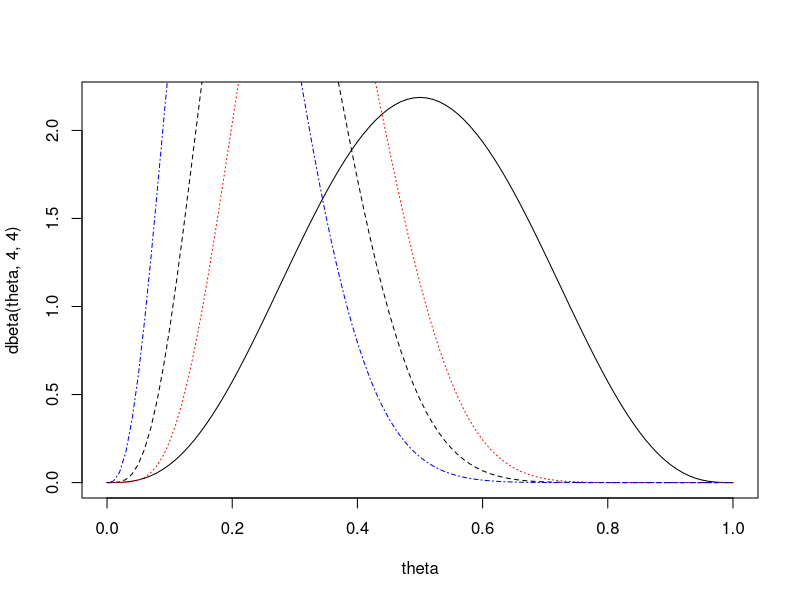
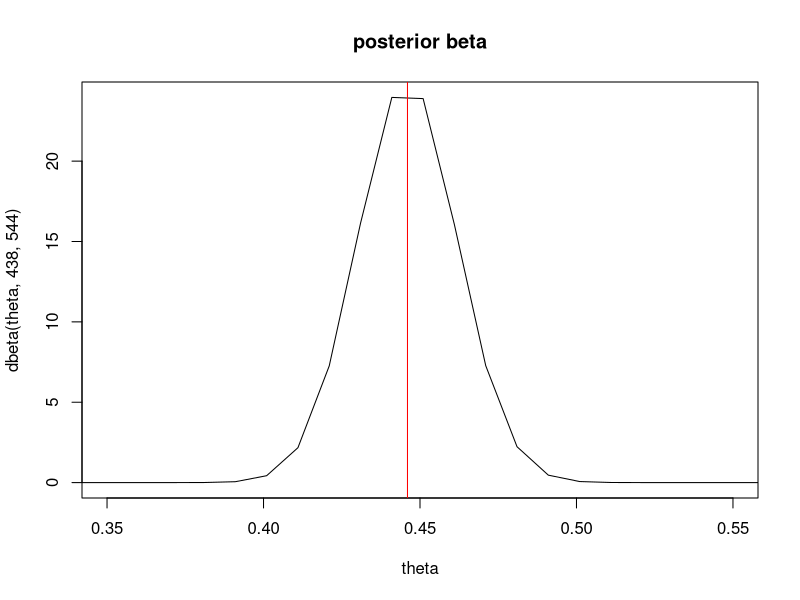
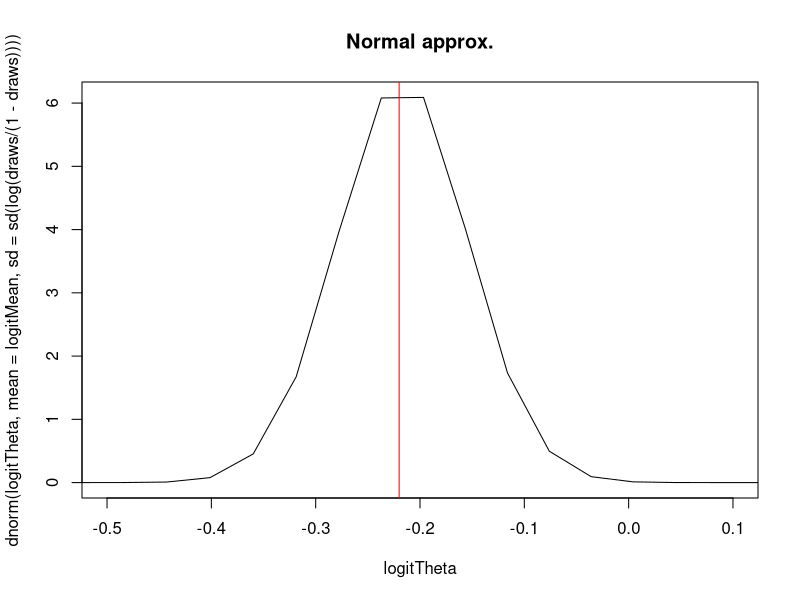
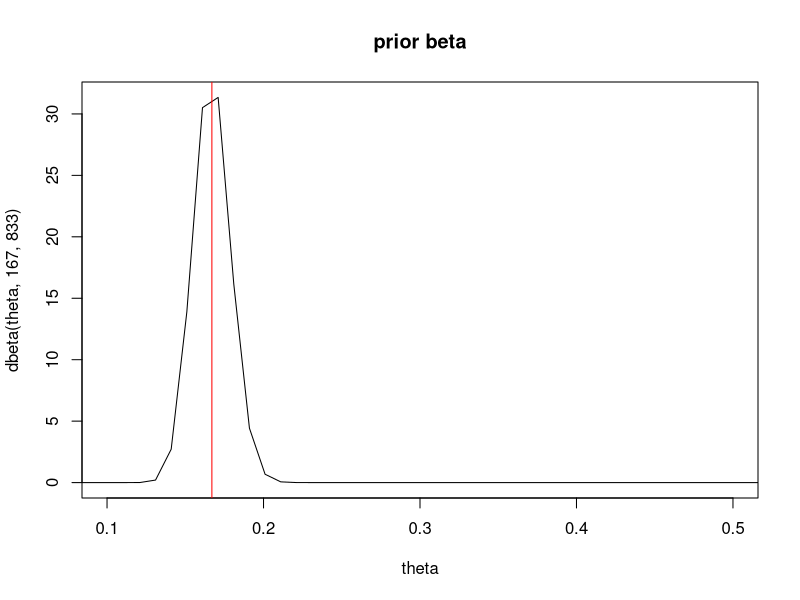
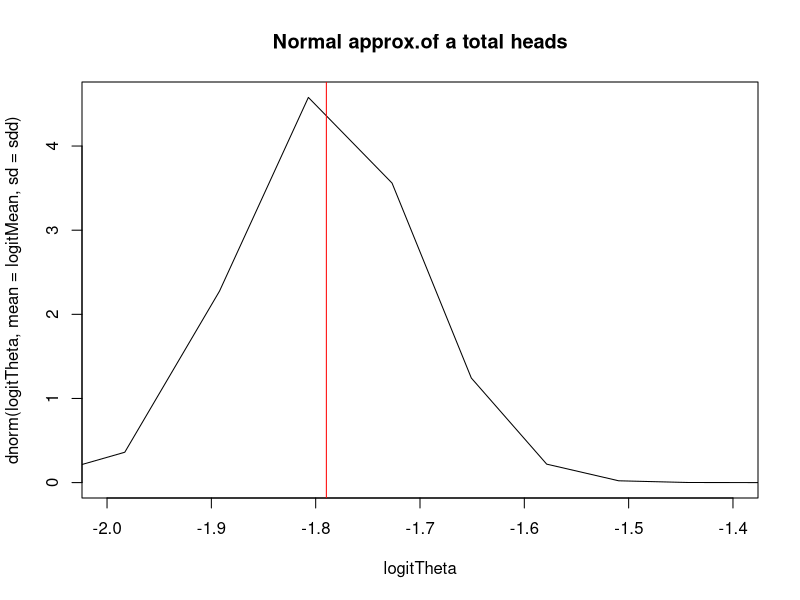

The R script that drew these images, in order:
## ---- chunk 1
 theta<-seq(from=0,to=1,by=0.01)

 plot(theta,dbeta(theta,4,4),type='l') ## prior
 lines(theta,dbeta(theta,4+1,4+10-1),lty=2) ## 1 success
   lines(theta,dbeta(theta,4+2,4+10-2),lty=3,col='red') ## 2 succe
   lines(theta,dbeta(theta,4,4+10),lty=4,col='blue')  ## 0 successes
  
## ---- chunk 2
  theta<-seq(from=0.001,to=1,by=0.01)
  ## example births
   postMean <-function(alpha,beta,y,n){
     return( (alpha+y)/(alpha+beta+n))
   } 
   postVar<-function(alpha,beta,y,n){
     return( ((alpha+y)*(beta+n-y))/( (alpha+beta+n)^2*(alpha+beta+n+1)) )
   }
   sdnorm<-sqrt(postVar(438,544,0,0))
   logitMean<-log( postMean(438,544,0,0)/(1-postMean(438,544,0,0)))
   
  logitTheta<-log(theta/(1-theta))

  
    plot(theta,dbeta(theta,438,544),type='l',xlim=c(0.35,0.55),main="posterior beta") ## prior
    abline(v=0.446,col='red')
  draws<-rbeta(1000,438,544)
  plot(logitTheta,dnorm(logitTheta,mean =logitMean, sd=sd(log(draws/(1-draws))) ),type='l', xlim=c(-0.5,0.1),main="Normal approx.") ## prior
    abline(v=-0.22,col='red')

## ---- chunk 3
  ## based on normal approximation sketch the distribution of y
  ## for normal we use the logit transform
  ## n = 1,000
  ## first lets construct a beta distribution.
  ## let the prior be beta(4,4) or even beta(1,1)
    plot(theta,dbeta(theta,167,833),type='l',xlim=c(0.1,0.5),main="prior beta") ## prior
    abline(v=0.167,col='red') ## 
   #  qbeta(c(0.05,0.25,0.5,0.75,0.95),167,833)
    ## predictive on normal scale.
     draws<-rbeta(1000,167,833)
     logitMean<-log( 167/1000)
  sdd<-sd(log(draws/(1-draws)))

  plot(logitTheta,dnorm(logitTheta,mean =logitMean, sd=sdd ),type='l',main="Normal approx.of a total heads", xlim=c(-2,-1.4)) ## prior
    abline(v=logitMean,col='red')
    ### the number of heads.    
  #exp(logitMean)/(1+exp(logitMean))

 qx<-(qnorm(c(0.05,0.25,0.5,0.75,0.95),mean =logitMean, sd=sdd ))
 ## this is the probability of landing 6 for theta
 exp(qx)/(1+exp(qx))
## wald 95% prior interval
c( exp(logitMean-1.96*sdd)/(1+exp(logitMean-1.96*sdd)),exp(logitMean+1.96*sdd)/(1+exp(logitMean+1.96*sdd)))
